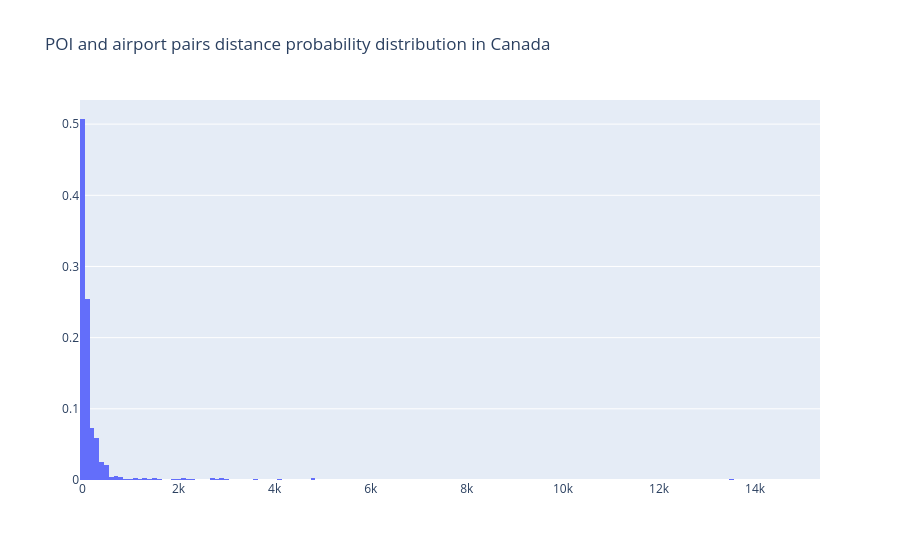

Notebook code cell kept with this figure:
### Code cell
ca = result.loc[result['country_name'] == 'Canada']
fig = go.Figure(data=[go.Histogram(x=ca['distance_km'], histnorm='probability')])
fig.update_layout(title_text='POI and airport pairs distance probability distribution in Canada')
fig.show()

### Figure 1 — Plotly figure (JSON) as saved in the notebook; plotly's stock layout.template omitted (floating-point values rounded to 4 significant figures; data arrays with more than 128 entries replaced by an {"elided": "..."} marker saying what was removed)
{"data": [{"histnorm": "probability", "type": "histogram", "x": {"elided": "5211 float values"}}], "layout": {"title": {"text": "POI and airport pairs distance probability distribution in Canada"}}}
